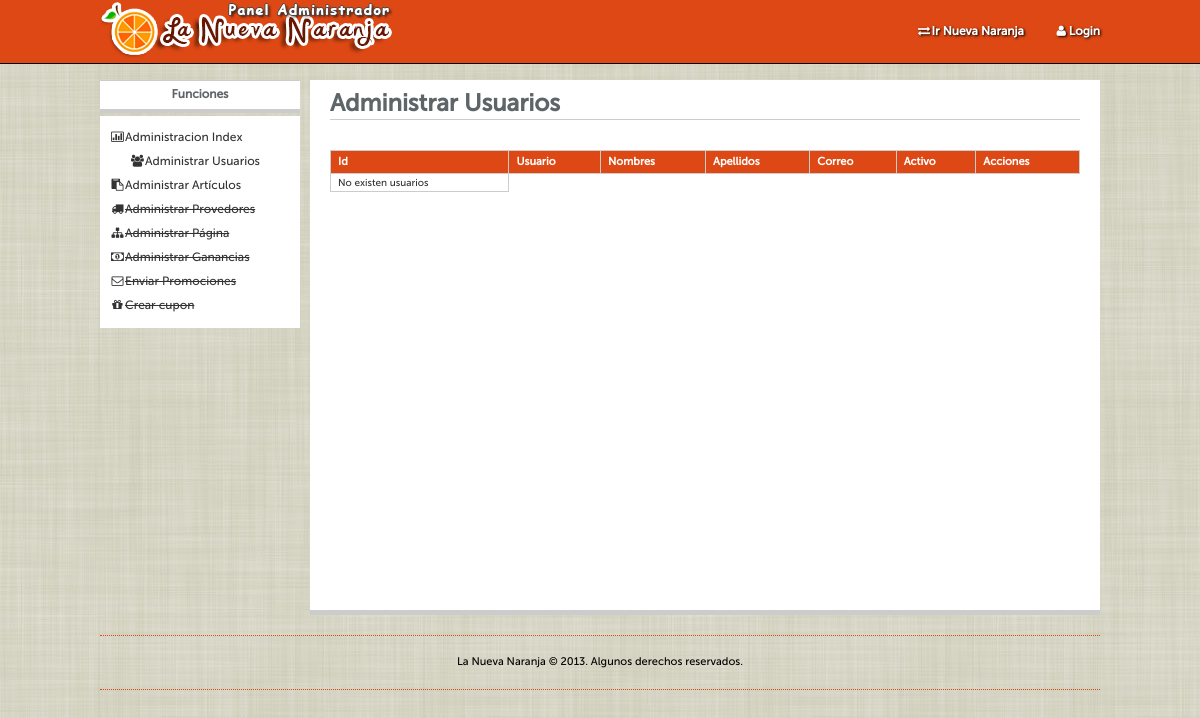
/admin_users.php, run on an earlier commit of the app's database.
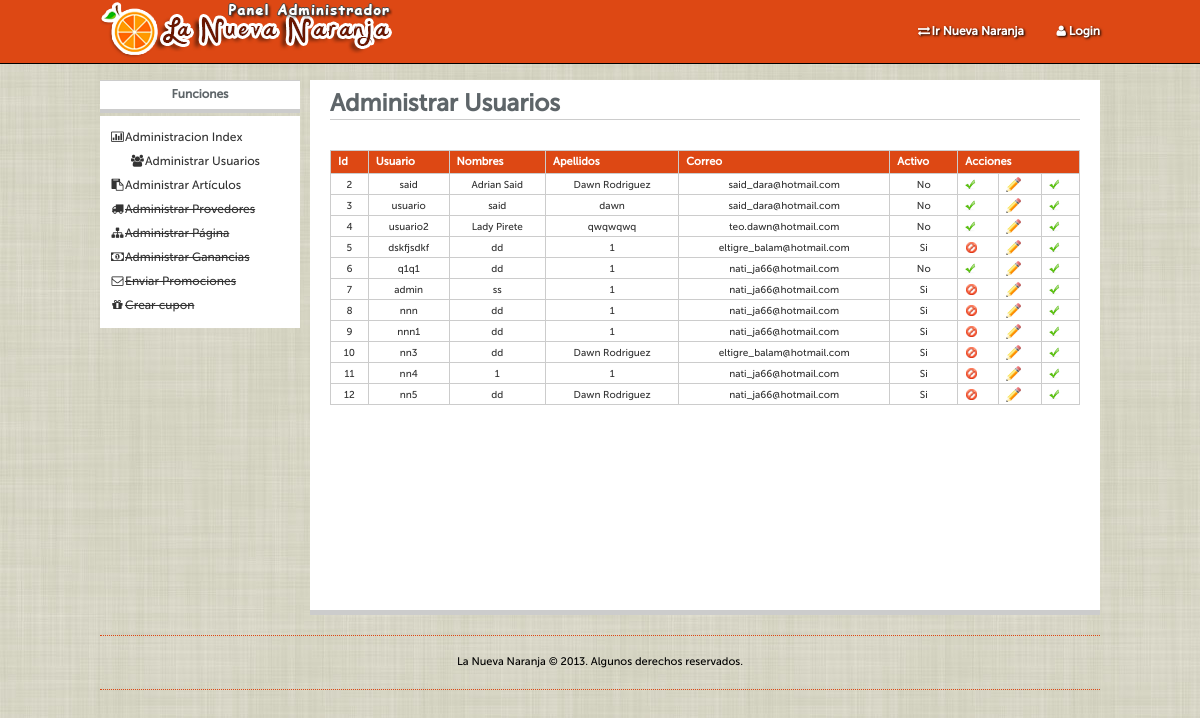
And on a later commit of the database.
### tables this page shows
CREATE TABLE IF NOT EXISTS `tbl_user` (
  `id` int(10) unsigned NOT NULL AUTO_INCREMENT,
  `role_id` int(10) unsigned NOT NULL,
  `user` varchar(20) NOT NULL,
  `password` varchar(35) NOT NULL,
  `name` varchar(45) NOT NULL,
  `last_name` varchar(45) NOT NULL,
  `email` varchar(45) NOT NULL,
  `town` varchar(45) NOT NULL,
  `address` varchar(45) NOT NULL,
  `telephone_number` varchar(10) NOT NULL,
  `active` tinyint(1) NOT NULL,
  PRIMARY KEY (`id`),
  KEY `fk_tbl_user_tbl_role_idx` (`role_id`)
);

### PHP/user/SQL/user.php (called while the page is built, shortened)
<?php
function getAllUsers()
{
	$sql_sentence = "SELECT * FROM tbl_user ";
	$result = mysql_query($sql_sentence);
	return $result;
}
?>

### PHP/user/manager.php (the view, shortened to what this page needs)
<?php
function getUsers(){
include_once('SQL/user.php');
$content = "";
$result = getAllUsers();
$no_rows_result = 0;
if(mysql_num_rows($result) > $no_rows_result )
{
	while($user = mysql_fetch_array($result))
	{
		$id = $user['id'];
		$content .= "<tr>";
		$content .= "<td align=\"center\">".$user['id']."</td>";
		$content .= "<td align=\"center\">".$user['user']."</td>";
		$content .= "<td align=\"center\">".$user['name']."</td>";
		$content .= "<td align=\"center\">".$user['last_name']."</td>";
		$content .= "<td align=\"center\">".$user['email']."</td>";
		if($user['active']==1)
		{
		$value = 'Si';
		$image= 'deactive.png';
		$text_confirm = 'Desactivar';
		$url_action = 'logic_delete_user';
		}else{
		$value = 'No';
		$image= 'active.png';
		$text_confirm = 'Activar';
		$url_action = 'active';
		}
		$content .= "<td align=\"center\">".$value."</td>";
		$content .= "<td><a href=\"PHP/user/".$url_action.".php?id=$id\" onclick=\"return confirm('¿".$text_confirm." usuario?')\">";
		$content .=	"<img src=\"Imagenes/$image\" border=\"0\" /></a></td>";
		$content .= "<td><a href=\"form_user.php?id=$id\">";
		$content .=	"<img src=\"Imagenes/pencil.png\" border=\"0\" /></a></td>";
		$content .= "<td><a href=\"PHP/user/".$url_action.".php?id=$id\" onclick=\"return confirm('¿".$text_confirm." usuario?')\">";
		$content .=	"<img src=\"Imagenes/active.png\" border=\"0\" ></a></td>";
		$content .= "</tr>";
	}
}
else
{
$content .="<tr>";
$content .="<td>No existen usuarios</td>";
$content .="</tr>";
}
return $content ;
}
?>

What changed in the data, as far as the page shows it:
added tbl_user: id "2", user "said", name "Adrian Said", last_name "Dawn Rodriguez", email "said_dara@hotmail.com", active "No"
added tbl_user: id "3", user "usuario", name "said", last_name "dawn", email "said_dara@hotmail.com", active "No"
added tbl_user: id "4", user "usuario2", name "Lady Pirete", last_name "qwqwqwq", email "teo.dawn@hotmail.com", active "No"
added tbl_user: id "5", user "dskfjsdkf", name "dd", last_name "1", email "eltigre_balam@hotmail.com", active "Si"
added tbl_user: id "6", user "q1q1", name "dd", last_name "1", email "nati_ja66@hotmail.com", active "No"
added tbl_user: id "7", user "admin", name "ss", last_name "1", email "nati_ja66@hotmail.com", active "Si"
added tbl_user: id "8", user "nnn", name "dd", last_name "1", email "nati_ja66@hotmail.com", active "Si"
added tbl_user: id "9", user "nnn1", name "dd", last_name "1", email "nati_ja66@hotmail.com", active "Si"
added tbl_user: id "10", user "nn3", name "dd", last_name "Dawn Rodriguez", email "eltigre_balam@hotmail.com", active "Si"
added tbl_user: id "11", user "nn4", name "1", last_name "1", email "nati_ja66@hotmail.com", active "Si"
added tbl_user: id "12", user "nn5", name "dd", last_name "Dawn Rodriguez", email "nati_ja66@hotmail.com", active "Si"
Also different on the page:
text no longer shown: "No existen usuarios"
